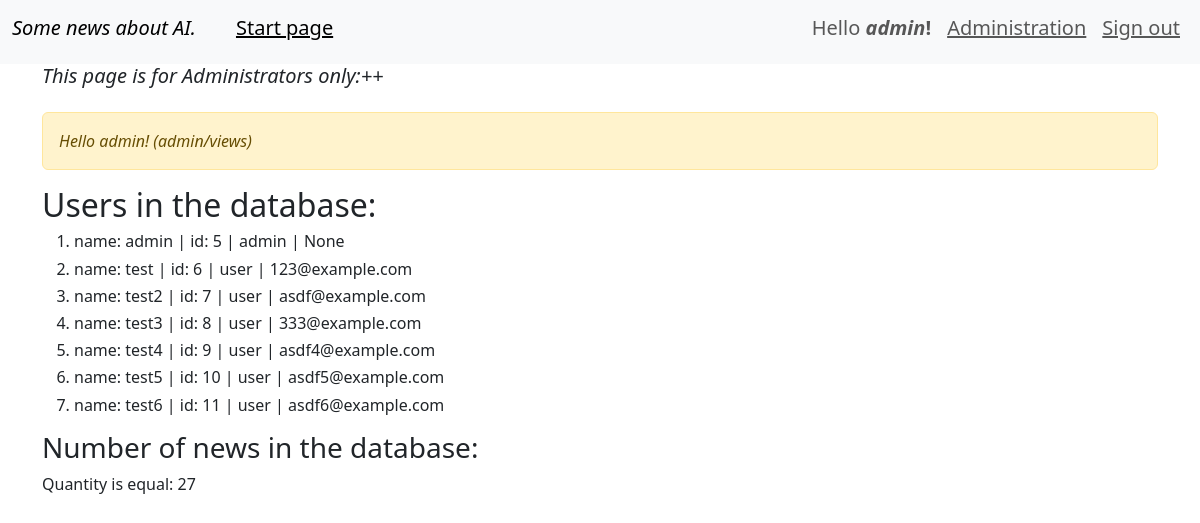
The page /admin/ (signed in) on the database its author committed.
### webapp/user/models.py (models this page shows, shortened)
class User(db.Model, UserMixin):
    id = db.Column(db.Integer, primary_key=True)
    username = db.Column(db.String(64), index=True, unique=True)
    password = db.Column(db.String(128))
    role = db.Column(db.String(10), index=True)
    email = db.Column(db.String(50))
    @property
    def is_admin(self):
        return self.role == 'admin'

### webapp/admin/views.py (the view)
@blueprint.route('/')
@admin_required
def admin_index():
    if current_user.is_admin:
        flash('Hello admin! (admin/views)')
        title = 'This page is for Administrators only'
        name_user = User.query.filter(User.username.isnot(None)).all()
        news_count = News.query.filter(News.text.isnot(None)).count()
        return render_template('admin/info.html', page_title=title, name_user=name_user, news_count=news_count)
    else:
        flash("You aren't admin.")

### webapp/__init__.py (called while the page is built)
def create_app():
    app = Flask(__name__)                   # create Flask's object
    app.config.from_pyfile('config.py')     # load config.py -> .config + .from_pyfile
    db.init_app(app)                        # initialisation db object (App)
    migrate = Migrate(app, db)              # create object migrate for DB
    login_manager = LoginManager()          # create logMan's object
    login_manager.init_app(app)             # initialisation object
    login_manager.login_view = 'user.login' # name function for this object
    app.register_blueprint(admin_blueprint)
    app.register_blueprint(news_blueprint)
    app.register_blueprint(user_blueprint)   # inithialization user_blueprint
    @login_manager.user_loader
    def load_user(user_id):
        return User.query.get(user_id)
    return app

### webapp/templates/admin/info.html (shortened to what this page needs)
{% extends "base.html" %}
{% block content %}
    <div class='row'>
        <div class='col-12'>
            {% include('messages.html') %}
            <h2>Users in the database:</h2>
            <ol>
            {%for n_users in name_user:%}
            <h6><li>
                <div class="fixed-spaces">
                name: {{n_users.username}}  | id: {{n_users.id}} | {{n_users.role}} | {{n_users.email}}</div>
            </li></h6>
            {%endfor%}
            </ol>
            <h3>Number of news in the database:</h3>
            {%if news_count %}
                Quantity is equal: {{ news_count }}
            {% endif %}
        </div>
    </div>
{% endblock %}

### webapp/templates/base.html (shortened to what this page needs)
<!doctype html>
<html lang="en">
  <head>
    <link href="https://cdn.jsdelivr.net/npm/bootstrap@5.3.0-alpha3/dist/css/bootstrap.min.css" rel="stylesheet">
    <link rel="stylesheet" href="{{ url_for('static', filename='style.css') }}">
    <link     href="//cdnjs.cloudflare.com/ajax/libs/highlight.js/9.13.1/styles/monokai-sublime.min.css" rel="stylesheet" >
  </head>
  <body>
    {%  include 'menu.html' %}
    <div class="container">
    <h5> <em>{{ page_title }}:++</em> </h5>
         {% block content %}{% endblock %}
    </div>
  </body>

### webapp/templates/menu.html (shortened to what this page needs)
<nav class="navbar navbar-expand-lg bg-body-tertiary">
  <div class="container-fluid">
  <h6><a class="navbar-brand" href="#"><em>Some news about AI.</em></a></h6>
    <div class="collapse navbar-collapse" id="navbarSupportedContent">
      <ul class="navbar-nav me-auto mb-2 mb-lg-0">
        <li class="nav-item">
          <a class="nav-link active" aria-current="page" href="/"><u>                 </u></a>
        </li>
        <li class="nav-item">
          <h5><a class="nav-link active" aria-current="page" href="/"><u>Start page</u></a></h5>
        </li>
      </ul>
      <ul class="navbar-nav">
        {% if current_user.is_authenticated %}
          <li class="nav-item">
            <h5><span class="nav-link">Hello <strong><em>{{ current_user.username }}</em>!</strong></span></h5>
          </li>
          {% if current_user.is_admin %}
            <li class="nav-item">
              <h5><a class="nav-link" href="{{ url_for('admin.admin_index', next=request.full_path) }}"><u>Administration</u></a></h5>
            </li>
          {% endif %}
          <li class="nav-item">
            <h5><a class="nav-link" href="{{ url_for('user.logout', next=request.full_path) }}"><u>Sign out</u></a></h5>
          </li>
        {% endif %}
      </ul>
    </div>
  </div>
</nav>

### webapp/templates/messages.html
{% with messages = get_flashed_messages() %}
    {% if messages %}
    <p><em>
    <div class='alert alert-warning' role='alert'>
        {% for message in messages %}
            {{ message }}<br>
        {% endfor %}
    </div>
    </em></p>
    {% endif %}
{% endwith %}

### rows shown on the page
User: username "admin", id "5", role "admin", email "None"
User: username "test", id "6", role "user", email "123@example.com"
User: username "test2", id "7", role "user", email "asdf@example.com"
User: username "test3", id "8", role "user", email "333@example.com"
User: username "test4", id "9", role "user", email "asdf4@example.com"
User: username "test5", id "10", role "user", email "asdf5@example.com"
User: username "test6", id "11", role "user", email "asdf6@example.com"

### other values the page prints
{{ page_title }} "This page is for Administrators only"
{{ message }} "Hello admin! (admin/views)"
{{ news_count }} "27"
